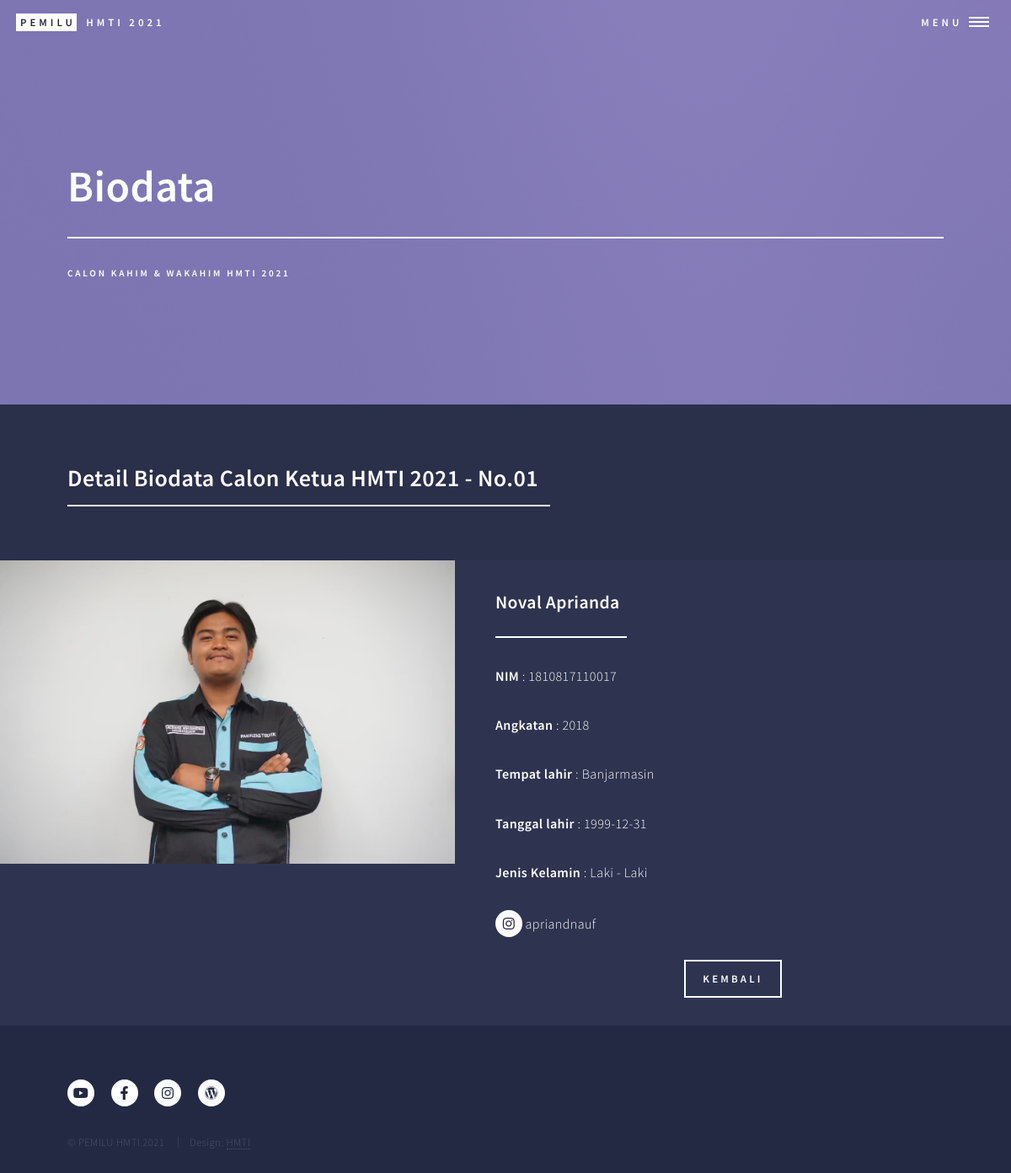
Screenshot of /detail_biodata.php?nim=1810817110017 with the database file from the repository.
### tables this page shows
CREATE TABLE `calon` (
  `no_urut` int(11) NOT NULL,
  `nim_calon_ketua` varchar(15) NOT NULL,
  `nim_calon_wakil` varchar(15) NOT NULL,
  `foto_pasangan_calon` varchar(250) NOT NULL
);

CREATE TABLE `biodata_calon` (
  `nim_calon` varchar(15) NOT NULL,
  `nama_calon` varchar(50) NOT NULL,
  `angkatan` int(11) NOT NULL,
  `tempat_lahir` varchar(25) NOT NULL,
  `tanggal_lahir` date NOT NULL,
  `jenis_kelamin` varchar(15) NOT NULL,
  `foto` varchar(250) NOT NULL,
  `instagram` varchar(25) NOT NULL
);

### detail_biodata.php (the view, shortened to what this page needs)
<?php
require_once("koneksi.php");
$nim = @($_GET['nim']);
$ambildata=$pdo_conn->prepare("SELECT * FROM biodata_calon WHERE nim_calon=".$nim);
$ambildata->execute();
$biodata = $ambildata->fetchAll();
$ambildata2=$pdo_conn->prepare("SELECT * FROM calon WHERE nim_calon_ketua=".$nim."||nim_calon_wakil=".$nim);
$ambildata2->execute();
$urutan = $ambildata2->fetchAll();
?>
<!DOCTYPE HTML>
<html>
<head>
	<link rel="stylesheet" href="assets/css/main.css" />
</head>
<body class="is-preload">
	<div id="wrapper">
		<header id="header" class="alt">
			<a href="beranda.php" class="logo"><strong>Pemilu</strong> <span>HMTI 2021</span></a>
			<nav>
				<a href="#menu">Menu</a>
			</nav>
		</header>
		<section id="banner" class="style2">
			<div class="inner">
				<header class="major">
					<h1>Biodata</h1>
				</header>
				<div class="content">
					<p>Calon Kahim & Wakahim HMTI 2021</p>
				</div>
			</div>
		</section>
		<div id="main">
			<section id="one">
				<div class="inner">
					<header class="major">
						<h2>Detail Biodata Calon <?php
							if($nim == $urutan[0]["nim_calon_ketua"])
								echo "Ketua";
							else
								echo "Wakil Ketua";
						?>
						HMTI 2021 - No.0<?php echo $urutan[0]["no_urut"]; ?></h2>
					</header>
				</div>
			</section>
			<section id="two" class="spotlights">
			<?php if(!empty($biodata)) { ?>
				<section>
					<a href="images/<?php echo $biodata[0]["foto"]; ?>" class="image">
						<img src="images/<?php echo $biodata[0]["foto"]; ?>" alt="" data-position="center center" />
					</a>
					<div class="content">
						<div class="inner">
							<header class="major">
								<div class="nama_calon">
									<h3><?php echo $biodata[0]["nama_calon"]; ?></h3>
								</div>
							</header>
							<div class="nim_calon">
								<p><b>NIM</b> : <?php echo $biodata[0]["nim_calon"]; ?></p>
							</div>
							<div class="angkatan">
								<p><b>Angkatan</b> : <?php echo $biodata[0]["angkatan"]; ?></p>
							</div>
							<div class="tempat_lahir">
								<p><b>Tempat lahir</b> : <?php echo $biodata[0]["tempat_lahir"]; ?></p>
							</div>
							<div class="tanggal_lahir">
								<p><b>Tanggal lahir</b> : <?php echo $biodata[0]["tanggal_lahir"]; ?></p>
							</div>
							<div class="jenis_kelamin">
								<p><b>Jenis Kelamin</b> : <?php echo $biodata[0]["jenis_kelamin"]; ?></p>
							</div>
							<div class="instagram">
								<a href="https://www.instagram.com/<?php echo $biodata[0]["instagram"]; ?>" target="_blank" class="icon brands alt fa-instagram"><span class="label">Instagram</span>
								<?php echo $biodata[0]["instagram"]; ?></a>
							</div><br>
						</div>
						<ul class="actions">
							<li><a href="biodata.php" class="button">Kembali</a></li>
						</ul>
					</div>
				</section>
				<?php } ?>
		</div>
		<footer id="footer">
			<div class="inner">
				<ul class="icons">
					<li><a href="https://www.youtube.com/channel/UCBWvors8mO16aa-GCyscrKw"
							class="icon brands alt fa-youtube"><span class="label">Twitter</span></a></li>
					<li><a href="https://www.facebook.com/HMTIFTunlam/" class="icon brands alt fa-facebook-f"></a></li>
					<li><a href="https://www.instagram.com/hmti_ftulm/" class="icon brands alt fa-instagram"></a></li>
					<li><a href="https://www.hmti.ft.ulm.ac.id/" class="icon brands alt fa-wordpress"></a></li>
				</ul>
				<ul class="copyright">
					<li>&copy; PEMILU HMTI 2021</li>
					<li>Design: <a href="https://www.hmti.ft.ulm.ac.id/">HMTI</a></li>
				</ul>
			</div>
		</footer>
	</div>
</body>
</html>

### rows the page displays
calon: no_urut "1"
biodata_calon: foto (picture), nama_calon "Noval Aprianda", nim_calon "1810817110017", angkatan "2018", tempat_lahir "Banjarmasin", tanggal_lahir "1999-12-31", jenis_kelamin "Laki - Laki", instagram "apriandnauf"
